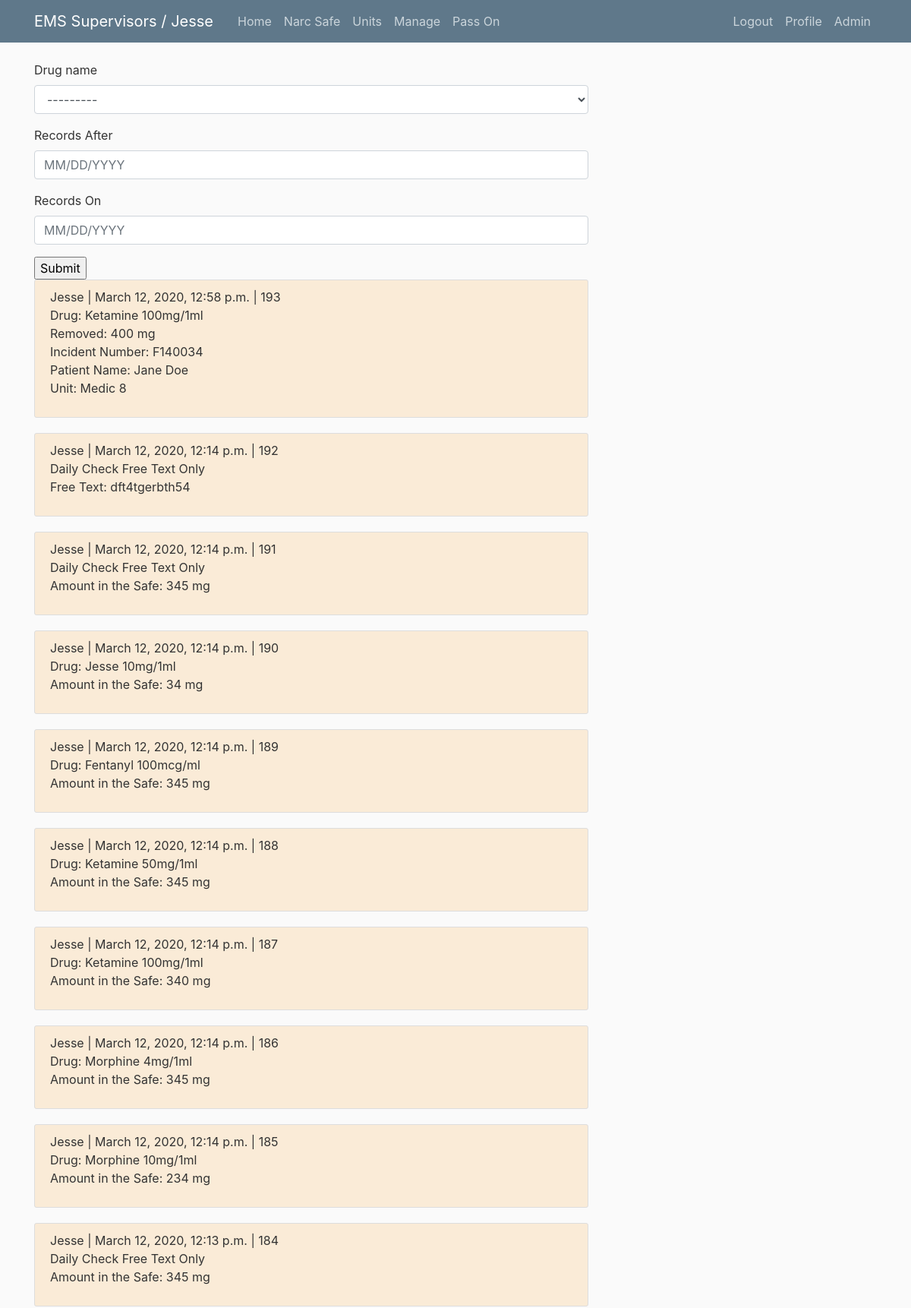
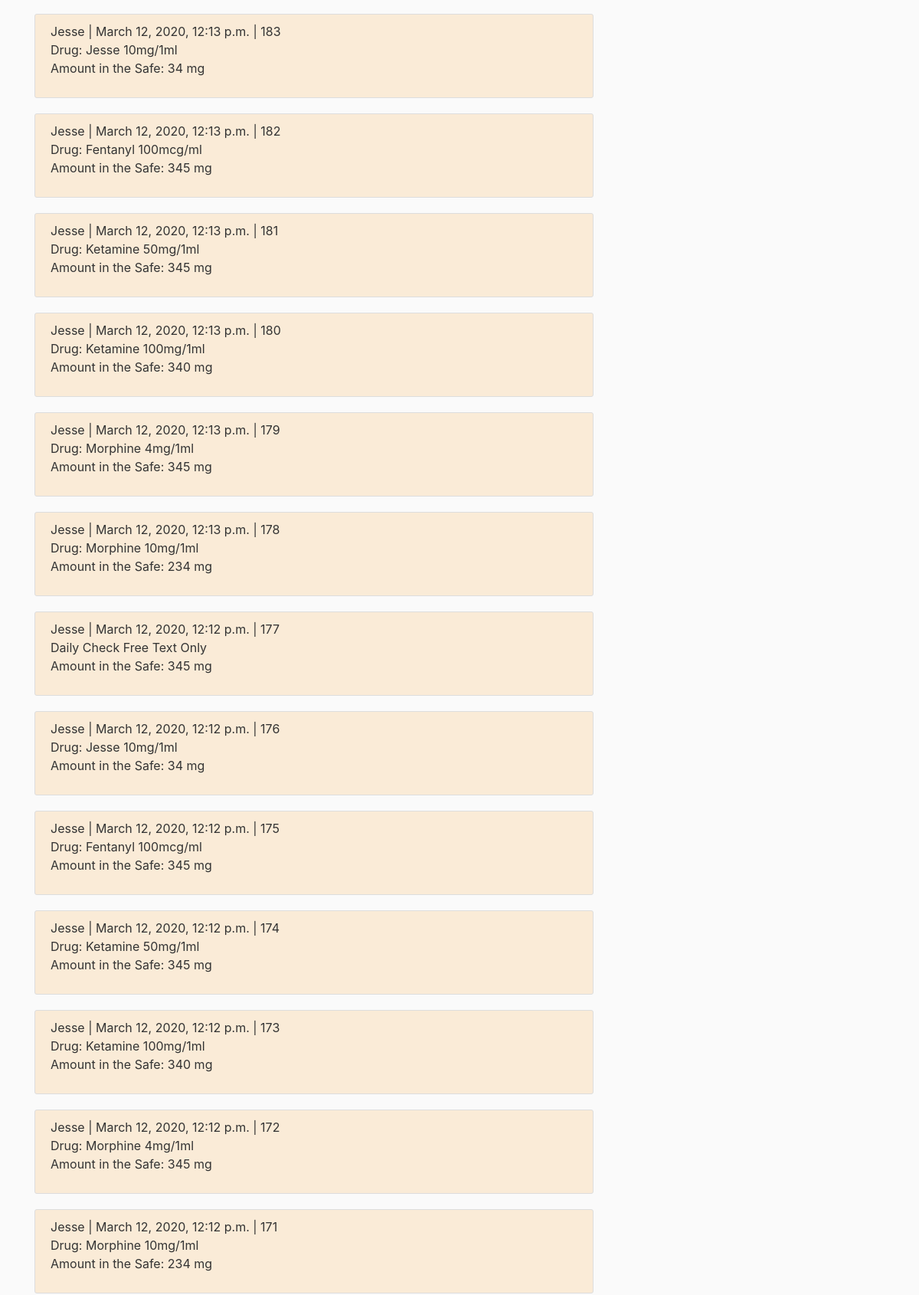
/safe/search/ (signed in, upper part), run on the app's committed database (2 pictures, top to bottom).
### safe/models.py (models this page shows, shortened)
class Safe(models.Model):
    user = models.ForeignKey(User, on_delete=models.PROTECT)
    date_created = models.DateTimeField(auto_now=True)
    drug_name = models.ForeignKey('components.Drug', related_name='drug_remove', on_delete=models.PROTECT, default=0, limit_choices_to={'is_active_safe': True}, blank=True, null=True)
    amount_removed = models.IntegerField(blank=True, null=True)
    amount_added = models.IntegerField(blank=True, null=True)
    amount_in_safe = models.IntegerField(blank=True, null=True)
    incident_number = models.CharField(max_length=20, default='', blank=True)
    patient_name = models.CharField(max_length=20, default='', blank=True)
    medic_unit = models.ForeignKey('components.MedicUnit', related_name='medic_unit', on_delete=models.PROTECT, blank=True, null=True)
    free_text = models.TextField(default='', blank =True)
    class Meta:
        permissions = (
            ('can_view', "View This"),
            ('can_add', 'Add to the Safe')
            )

### components/models.py (models this page shows, shortened)
class Drug(models.Model):
    name = models.CharField(max_length=40)
    image = models.ImageField(default='default_drug.png', upload_to='drug_pics')
    is_active_safe = models.BooleanField(default=True)
    is_active_unit = models.BooleanField(default=True)
    def __str__(self):
        return self.name

class MedicUnit(models.Model):
    unit_name = models.CharField(max_length=50, default='')
    is_active = models.BooleanField(default=True)
    is_supervisor = models.BooleanField(default=False)
    def __str__(self):
        return self.unit_name

### safe/views.py (the view)
# urls.py: path('safe/search/', search_drug, name='safe_search_view'),
@login_required
def search_drug(request):
    form = DrugSearch(request.GET, queryset=Safe.objects.all().order_by('-date_created'))
    return render(request, 'safe/safe_search.html', {'filter' : form })

### templates/safe/safe_search.html (shortened to what this page needs)
{% extends 'base.html' %}
{% load crispy_forms_tags %}
{% block content %}
    <form action="" method="get">
        {{ filter.form|crispy }}
        <input type="submit" />
    </form>
    {% for obj in filter.qs %}
    <article class="media content-section" style="background-color: antiquewhite">
    <div class="media-body">
        <p>{{ obj.user|title }} | {{ obj.date_created}} | {{ obj.id }} {% if obj.drug_name|stringformat:"s" == 'Free Text' %} <br> Daily Check Free Text Only
        {% else %} <br> Drug: {{ obj.drug_name }}  {% endif %}{% if obj.amount_in_safe == None %}
        {% else %} <br> Amount in the Safe: {{ obj.amount_in_safe }} mg {% endif %} {% if obj.amount_removed == None %}
        {% else %} <br> Removed:  {{ obj.amount_removed }} mg {% endif %}
        {% if obj.incident_number == '' %}
        {% else %} <br>Incident Number: {{ obj.incident_number }} {% endif %} {% if obj.patient_name == '' %}
        {% else %} <br> Patient Name: {{ obj.patient_name }} {% endif %} {% if obj.medic_unit == None %}
        {% else %} <br> Unit: {{ obj.medic_unit }} {% endif %} {% if obj.free_text == '' %}
        {% else %} <br> Free Text: {{ obj.free_text }} {% endif %}</p>
    </div>
    </article>
    {% endfor %}
{% endblock %}

### templates/base.html (shortened to what this page needs)
{% load static %}
<!DOCTYPE html>
<html lang="en">
<head>
    <link rel="stylesheet" href="https://maxcdn.bootstrapcdn.com/bootstrap/4.0.0/css/bootstrap.min.css">
    <link rel="stylesheet" type="text/css" href="{% static 'blog/main.css' %}">
</head>
<body>
    <header class="site-header">
        <nav class="navbar navbar-expand-md navbar-dark bg-steel fixed-top">
            <div class="container">
            {% if request.user.is_anonymous == True %}
            <a class="navbar-brand mr-4" href="/">EMS Supervisors / Logged Out</a>
            {% else %}
            <a class="navbar-brand mr-4" href="/">EMS Supervisors / {{ request.user|title }}</a>
            {% endif %}
            <div class="collapse navbar-collapse" id="navbarToggle">
                <div class="navbar-nav mr-auto">
                <a class="nav-item nav-link" href="{% url 'home' %}">Home</a>
                <a class="nav-item nav-link" href="{% url 'safe_home_view' %}">Narc Safe</a>
                <a class="nav-item nav-link" href="{% url 'check_home_view' %}">Units</a>
                <a class="nav-item nav-link" href="{% url 'component_home_view' %}">Manage</a>
                <a class="nav-item nav-link" href="{% url 'blog' %}">Pass On</a>
                </div>
                <div class="navbar-nav">
                {% if user.is_authenticated %}
                    <a class="nav-item nav-link" href="{% url 'logout' %}">Logout</a>
                    <a class="nav-item nav-link" href="{% url 'profile' %}">Profile</a>
                    <a class="nav-item nav-link" href="/admin">Admin</a>
                {% else %}
                    <a class="nav-item nav-link" href="{% url 'login' %}">Login</a>
                    <a class="nav-item nav-link" href="{% url 'register' %}">Register</a>
                {% endif %}
                </div>
            </div>
            </div>
        </nav>
    </header>
    <main role="main" class="container">
        <div class="row">
            <div class="col-md-8">
            {% block content %}{% endblock %}
            </div>
            </div>
        </main>
</body>
</html>

### blog/static/blog/main.css (style rules this page uses)
body { background: #fafafa; color: #333333; margin-top: 5rem; }
.bg-steel { background-color: #5f788a; }
.site-header .navbar-nav .nav-link { color: #cbd5db; }
.content-section { background: #ffffff; padding: 10px 20px; border: 1px solid #dddddd; border-radius: 3px; margin-bottom: 20px; }

### data on the page
Safe: user "Jesse", date_created "March 12, 2020, 12:58 p.m.", id "193", drug_name "Ketamine 100mg/1ml", amount_removed "400", incident_number "F140034", patient_name "Jane Doe", medic_unit "Medic 8"
Safe: user "Jesse", date_created "March 12, 2020, 12:14 p.m.", id "192", shows "Daily Check Free Text Only", free_text "dft4tgerbth54"
Safe: user "Jesse", date_created "March 12, 2020, 12:14 p.m.", id "191", shows "Daily Check Free Text Only", amount_in_safe "345"
Safe: user "Jesse", date_created "March 12, 2020, 12:14 p.m.", id "190", drug_name "Jesse 10mg/1ml", amount_in_safe "34"
Safe: user "Jesse", date_created "March 12, 2020, 12:14 p.m.", id "189", drug_name "Fentanyl 100mcg/ml", amount_in_safe "345"
Safe: user "Jesse", date_created "March 12, 2020, 12:14 p.m.", id "188", drug_name "Ketamine 50mg/1ml", amount_in_safe "345"
Safe: user "Jesse", date_created "March 12, 2020, 12:14 p.m.", id "187", drug_name "Ketamine 100mg/1ml", amount_in_safe "340"
Safe: user "Jesse", date_created "March 12, 2020, 12:14 p.m.", id "186", drug_name "Morphine 4mg/1ml", amount_in_safe "345"
Safe: user "Jesse", date_created "March 12, 2020, 12:14 p.m.", id "185", drug_name "Morphine 10mg/1ml", amount_in_safe "234"
Safe: user "Jesse", date_created "March 12, 2020, 12:13 p.m.", id "184", shows "Daily Check Free Text Only", amount_in_safe "345"
Safe: user "Jesse", date_created "March 12, 2020, 12:13 p.m.", id "183", drug_name "Jesse 10mg/1ml", amount_in_safe "34"
Safe: user "Jesse", date_created "March 12, 2020, 12:13 p.m.", id "182", drug_name "Fentanyl 100mcg/ml", amount_in_safe "345"
Safe: user "Jesse", date_created "March 12, 2020, 12:13 p.m.", id "181", drug_name "Ketamine 50mg/1ml", amount_in_safe "345"
Safe: user "Jesse", date_created "March 12, 2020, 12:13 p.m.", id "180", drug_name "Ketamine 100mg/1ml", amount_in_safe "340"
Safe: user "Jesse", date_created "March 12, 2020, 12:13 p.m.", id "179", drug_name "Morphine 4mg/1ml", amount_in_safe "345"
Safe: user "Jesse", date_created "March 12, 2020, 12:13 p.m.", id "178", drug_name "Morphine 10mg/1ml", amount_in_safe "234"
Safe: user "Jesse", date_created "March 12, 2020, 12:12 p.m.", id "177", shows "Daily Check Free Text Only", amount_in_safe "345"
Safe: user "Jesse", date_created "March 12, 2020, 12:12 p.m.", id "176", drug_name "Jesse 10mg/1ml", amount_in_safe "34"
Safe: user "Jesse", date_created "March 12, 2020, 12:12 p.m.", id "175", drug_name "Fentanyl 100mcg/ml", amount_in_safe "345"
Safe: user "Jesse", date_created "March 12, 2020, 12:12 p.m.", id "174", drug_name "Ketamine 50mg/1ml", amount_in_safe "345"
Safe: user "Jesse", date_created "March 12, 2020, 12:12 p.m.", id "173", drug_name "Ketamine 100mg/1ml", amount_in_safe "340"
Safe: user "Jesse", date_created "March 12, 2020, 12:12 p.m.", id "172", drug_name "Morphine 4mg/1ml", amount_in_safe "345"
Safe: user "Jesse", date_created "March 12, 2020, 12:12 p.m.", id "171", drug_name "Morphine 10mg/1ml", amount_in_safe "234"

### other printed values
{{ request.user|title }} "Jesse"
